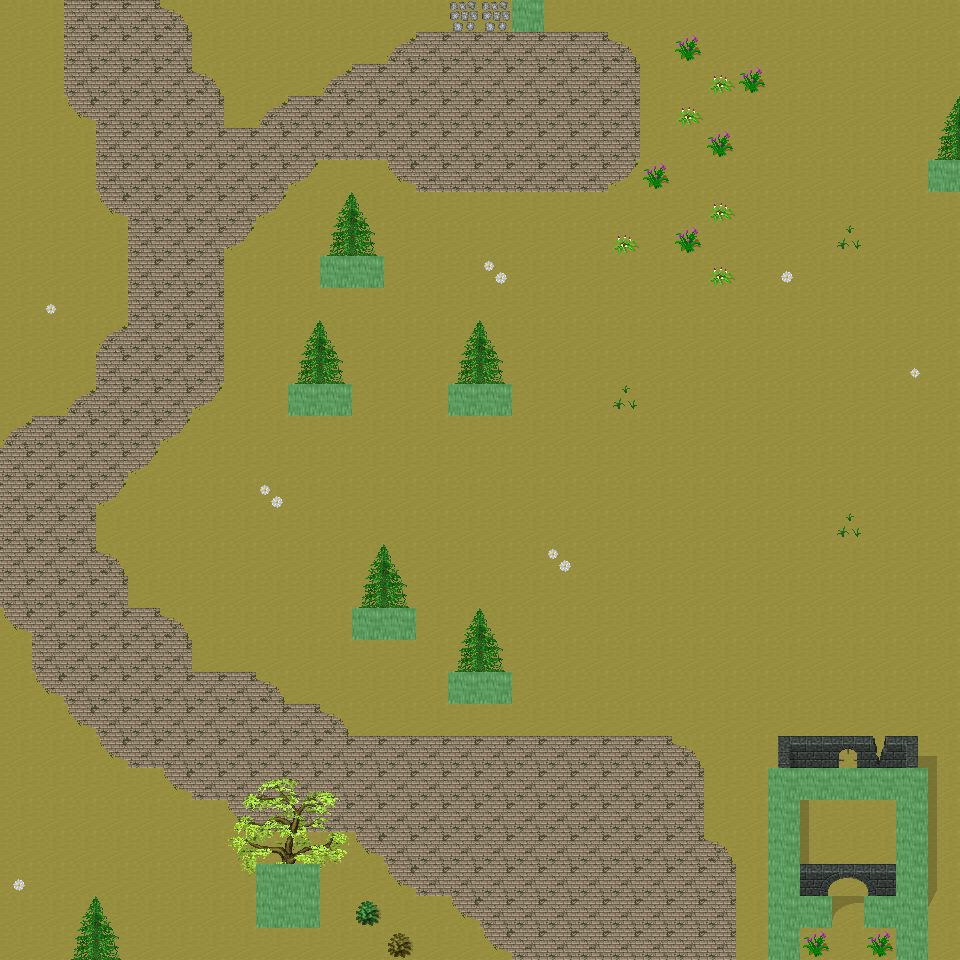

This is a level from a 2D game, rendered from its Tiled map with the project's own tilesets. A one-line summary and the map file follow, with tile-layer data summarised:
An orthogonal 30x30 tile map with 32x32 px tiles, 6 tile layers (Ground, Object, Object2, Above, ...), 26 tilesets and 8 objects (8x mapExit).

<map version="1.0" orientation="orthogonal" renderorder="right-down" width="30" height="30" tilewidth="32" tileheight="32" nextobjectid="9">
  <tileset firstgid="1" name="tileset_ground_ground" tilewidth="32" tileheight="32" tilecount="33" columns="3">
    <image source="../drawable/tileset_ground_ground.png" width="96" height="352" />
  </tileset>
  <tileset firstgid="34" name="tileset_building_castle" tilewidth="32" tileheight="32" tilecount="320" columns="20">
    <image source="../drawable/tileset_building_castle.png" width="640" height="512" />
  </tileset>
  <tileset firstgid="354" name="tileset_furniture_carpet_carpets_2" tilewidth="32" tileheight="32" tilecount="20" columns="4">
    <image source="../drawable/tileset_furniture_carpet_carpets_2.png" width="128" height="160" />
  </tileset>
  <tileset firstgid="374" name="tileset_ground_indoor_tiles" tilewidth="32" tileheight="32" tilecount="8" columns="2">
    <image source="../drawable/tileset_ground_indoor_tiles.png" width="64" height="128" />
  </tileset>
  <tileset firstgid="382" name="tileset_ground_water_pool" tilewidth="32" tileheight="32" tilecount="72" columns="3">
    <image source="../drawable/tileset_ground_water_pool.png" width="96" height="768" />
  </tileset>
  <tileset firstgid="454" name="tileset_ground_ridge_earth_dark" tilewidth="32" tileheight="32" tilecount="96" columns="12">
    <image source="../drawable/tileset_ground_ridge_earth_dark.png" width="384" height="256" />
  </tileset>
  <tileset firstgid="550" name="tileset_logic_collision" tilewidth="32" tileheight="32" tilecount="1" columns="1">
    <image source="../drawable/tileset_logic_collision.png" width="32" height="32" />
  </tileset>
  <tileset firstgid="551" name="tileset_building_wall_stone_grey" tilewidth="32" tileheight="32" tilecount="12" columns="3">
    <image source="../drawable/tileset_building_wall_stone_grey.png" width="96" height="128" />
  </tileset>
  <tileset firstgid="563" name="tileset_building_roof_green" tilewidth="32" tileheight="32" tilecount="20" columns="5">
    <image source="../drawable/tileset_building_roof_green.png" width="160" height="128" />
  </tileset>
  <tileset firstgid="583" name="tileset_ground_ladder_horizontal_dark" tilewidth="32" tileheight="32" tilecount="3" columns="1">
    <image source="../drawable/tileset_ground_ladder_horizontal_dark.png" width="32" height="96" />
  </tileset>
  <tileset firstgid="586" name="tileset_building_house_pink_blue" tilewidth="32" tileheight="32" tilecount="99" columns="11">
    <image source="../drawable/tileset_building_house_pink_blue.png" width="352" height="288" />
  </tileset>
  <tileset firstgid="685" name="tileset_ground_mossy_brick_paving" tilewidth="32" tileheight="32" tilecount="9" columns="3">
    <image source="../drawable/tileset_ground_mossy_brick_paving.png" width="96" height="96" />
  </tileset>
  <tileset firstgid="694" name="tileset_plant_tree_locust_tree" tilewidth="32" tileheight="32" tilecount="20" columns="4">
    <image source="../drawable/tileset_plant_tree_locust_tree.png" width="128" height="160" />
  </tileset>
  <tileset firstgid="714" name="tileset_plant_tree_spruce" tilewidth="32" tileheight="32" tilecount="6" columns="2">
    <image source="../drawable/tileset_plant_tree_spruce.png" width="64" height="96" />
  </tileset>
  <tileset firstgid="720" name="tileset_plant_flower_flowers_mixed" tilewidth="32" tileheight="32" tilecount="16" columns="4">
    <image source="../drawable/tileset_plant_flower_flowers_mixed.png" width="128" height="128" />
  </tileset>
  <tileset firstgid="736" name="tileset_ground_cobbled_paving" tilewidth="32" tileheight="32" tilecount="1" columns="1">
    <image source="../drawable/tileset_ground_cobbled_paving.png" width="32" height="32" />
  </tileset>
  <tileset firstgid="737" name="tileset_plant_flower_daisy_white" tilewidth="32" tileheight="32" tilecount="8" columns="2">
    <image source="../drawable/tileset_plant_flower_daisy_white.png" width="64" height="128" />
  </tileset>
  <tileset firstgid="745" name="tileset_item_postbox" tilewidth="32" tileheight="32" tilecount="4" columns="2">
    <image source="../drawable/tileset_item_postbox.png" width="64" height="64" />
  </tileset>
  <tileset firstgid="749" name="tileset_item_postbox_2" tilewidth="32" tileheight="32" tilecount="2" columns="1">
    <image source="../drawable/tileset_item_postbox_2.png" width="32" height="64" />
  </tileset>
  <tileset firstgid="751" name="tileset_furniture_table_tree_stump_table" tilewidth="32" tileheight="32" tilecount="4" columns="2">
    <image source="../drawable/tileset_furniture_table_tree_stump_table.png" width="64" height="64" />
  </tileset>
  <tileset firstgid="755" name="tileset_plant_stump_int_small_stump" tilewidth="32" tileheight="32" tilecount="1" columns="1">
    <image source="../drawable/tileset_plant_stump_int_small_stump.png" width="32" height="32" />
  </tileset>
  <tileset firstgid="756" name="tileset_plant_grasses" tilewidth="32" tileheight="32" tilecount="6" columns="3">
    <image source="../drawable/tileset_plant_grasses.png" width="96" height="64" />
  </tileset>
  <tileset firstgid="762" name="tileset_building_fence_wooden_brown_fence" tilewidth="32" tileheight="32" tilecount="42" columns="7">
    <image source="../drawable/tileset_building_fence_wooden_brown_fence.png" width="224" height="192" />
  </tileset>
  <tileset firstgid="804" name="tileset_ground_green_paving" tilewidth="32" tileheight="32" tilecount="18" columns="3">
    <image source="../drawable/tileset_ground_green_paving.png" width="96" height="192" />
  </tileset>
  <tileset firstgid="822" name="tileset_building_stone_ruins" tilewidth="32" tileheight="32" tilecount="72" columns="6">
    <image source="../drawable/tileset_building_stone_ruins.png" width="192" height="384" />
  </tileset>
  <tileset firstgid="894" name="tileset_logic_creature_insect" tilewidth="32" tileheight="32" tilecount="5" columns="5">
    <image source="../drawable/tileset_logic_creature_insect.png" width="160" height="32" />
  </tileset>
  <layer name="Ground" width="30" height="30">
    <data>[900 cells, 900 non-empty, 1 distinct tile ids]</data>
  </layer>
  <layer name="Object" width="30" height="30">
    <data>[900 cells, 320 non-empty, 41 distinct tile ids]</data>
  </layer>
  <layer name="Object2" width="30" height="30">
    <data>[900 cells, 2 non-empty, 2 distinct tile ids]</data>
  </layer>
  <layer name="Above" width="30" height="30">
    <data>[900 cells, 52 non-empty, 29 distinct tile ids]</data>
  </layer>
  <layer name="Above2" width="30" height="30">
    <data>[900 cells, 0 non-empty, 0 distinct tile ids]</data>
  </layer>
  <layer name="Walkable" width="30" height="30">
    <data>[900 cells, 33 non-empty, 1 distinct tile ids]</data>
  </layer>
  <objectgroup name="MapEvents">
    <object id="1" name="north" type="mapExit" x="0" y="0" width="512" height="32">
      <properties>
        <property name="map" value="level_0_x222_y9" />
        <property name="x" value="0" />
        <property name="y" value="28" />
      </properties>
    </object>
    <object id="2" name="north2" type="mapExit" x="544" y="0" width="416" height="32">
      <properties>
        <property name="map" value="level_0_x222_y9" />
        <property name="x" value="17" />
        <property name="y" value="28" />
      </properties>
    </object>
    <object id="3" name="south" type="mapExit" x="0" y="928" width="768" height="32">
      <properties>
        <property name="map" value="level_0_x222_y11" />
        <property name="x" value="0" />
        <property name="y" value="1" />
      </properties>
    </object>
    </objectgroup>
</map>
<!-- 5 of 8 objects omitted -->
